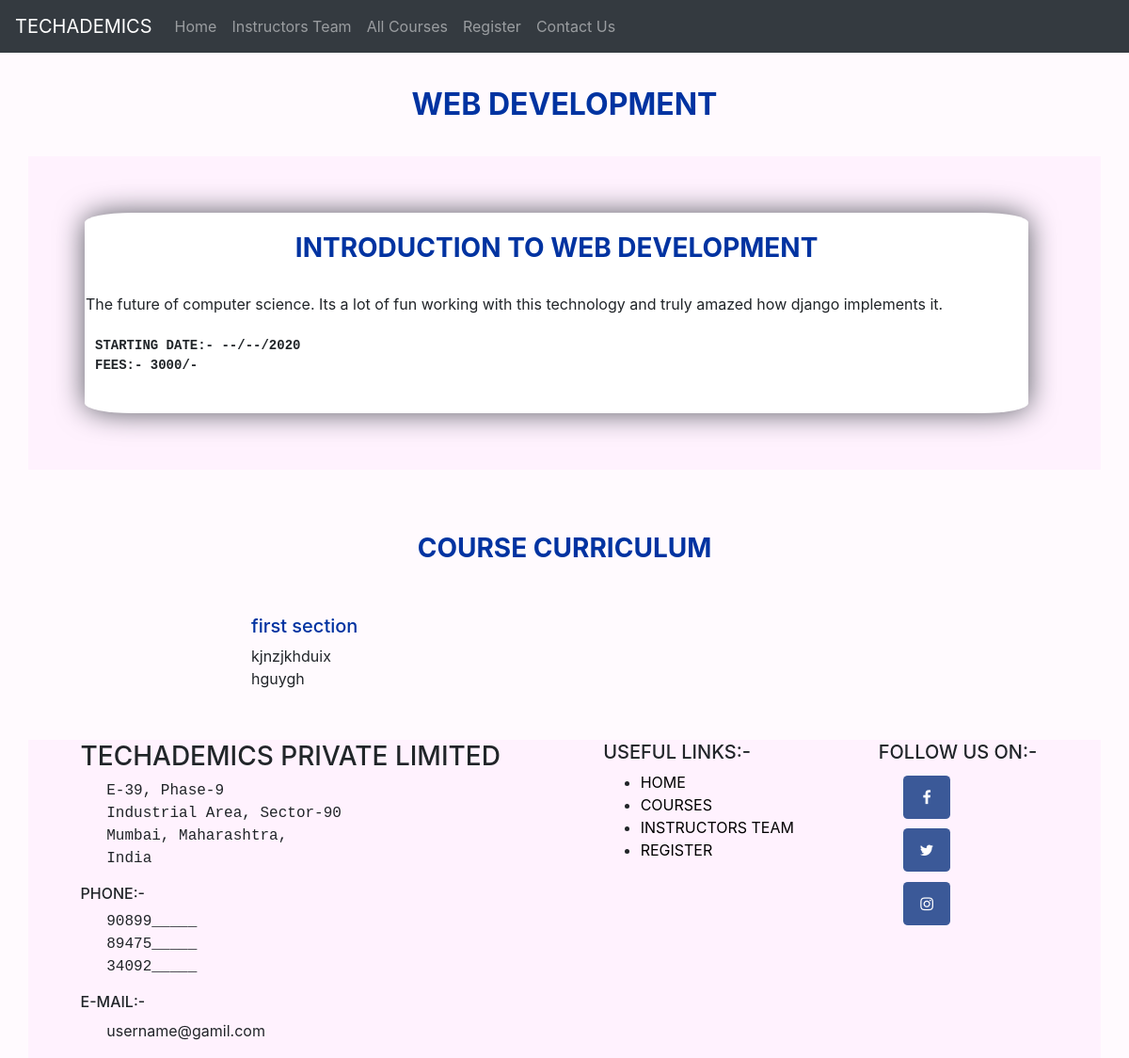
Page /allcourses/1/ on the committed database.
### myapp/models.py (models this page shows, shortened)
class CourseIntroduction(models.Model):
    course_name = models.CharField(max_length=256)
    quotes = models.TextField(max_length=256)
    introduction = models.TextField(max_length=256)
    course_pic = models.ImageField(upload_to="images")

class CourseCurriculum(models.Model):
    course_name = models.ForeignKey(CourseIntroduction , on_delete=models.CASCADE, related_name='curriculum')
    sub_heading = models.CharField(max_length=256)
    curriculum = models.TextField(max_length=1500)

### myapp/views.py (the view)
# urls.py: path('allcourses/<int:pk>/', views.courseDetailView.as_view(), name='course_detail'),
class courseDetailView(DetailView):
    model = CourseIntroduction
    context_object_name = 'course'
    template_name = 'myapp/course_details.html'

### myapp/templates/myapp/course_details.html (shortened to what this page needs)
{% extends 'myapp/base.html' %}
{% block body_block %}
            <h2 class="page-main-heading">{{course.course_name}}</h2>
            <div class="container paragraph-layout">
              <table class="introduction-table">
              <th>
                  <h3 class="heading">  INTRODUCTION TO {{course.course_name}}</h3>
              </th>
              <tr>
                  <td>
                  {{course.introduction|safe|linebreaksbr}}
                </td>
              </tr>
              <tr>
                  <td>
                      <pre class="introduction details">
<span class="text-decoration">STARTING DATE:- --/--/2020</span>
<span class="text-decoration">FEES:- 3000/-</span>
              </pre>
                  </td>
              </tr>
              <tr>
                  <td>
                  </td>
              </tr>
            </table>
          </div>
          <div class="container">
            <h3 class="curriculum-heading">COURSE CURRICULUM</h3>
            <table class="curriculum-table">
              <tr class="row">
                {% for cur in course.curriculum.all %}
                <td class="col-12 col-md-6">
                    <h5 class="curriculum-sub-heading">{{cur.sub_heading}}</h5>
                            {{cur.curriculum|safe|linebreaksbr}}
                </td>
                {% endfor %}
              </tr>
            </table>
          </div>
{% endblock %}

### myapp/static/css/style.css (style rules this page uses)
.page-main-heading { text-align: center; margin: 3% 0% 3% 0%; font-weight: bold; color: #0033a1; }
.paragraph-layout { background-color: #fff2fe; font-size: 16px; padding: 5% 2% 5% 5%; }
.details { padding-top: 2%; }
.heading { color: #0033a1; text-align: center; padding: 2% 0% 2% 0%; font-weight: bold }
.introduction { padding-left: 1%; }
.text-decoration { font-weight: bold; }
.introduction-table { padding: 1% 1% 3% 1%; background: white; box-shadow: 0px 0px 30px #585b63; border-radius: 5%; width: 95%; }
.curriculum-table { width: 70%; margin: 0% 0% 0% 20%; }
.curriculum-heading { text-align: center; color: #0033a1; padding: 6% 0% 4% 0%; font-weight: bold; }
.curriculum-sub-heading { color: #0033a1; }
body { background-color: #fffafe; }

### rows in the picture
CourseIntroduction: course_name "WEB DEVELOPMENT", introduction "The future of computer science. Its a lot of fun working with this technology and truly amazed how django implements it."
CourseCurriculum: sub_heading "first section", curriculum "kjnzjkhduix hguygh"
